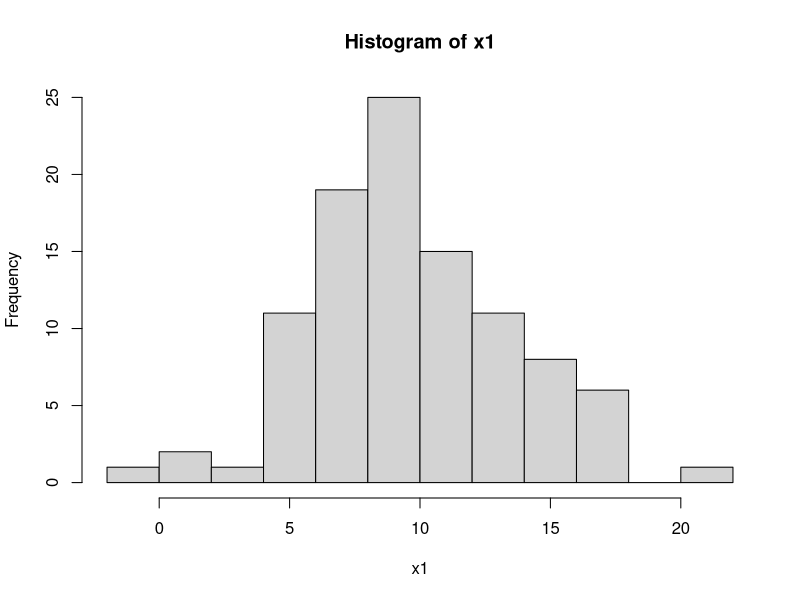
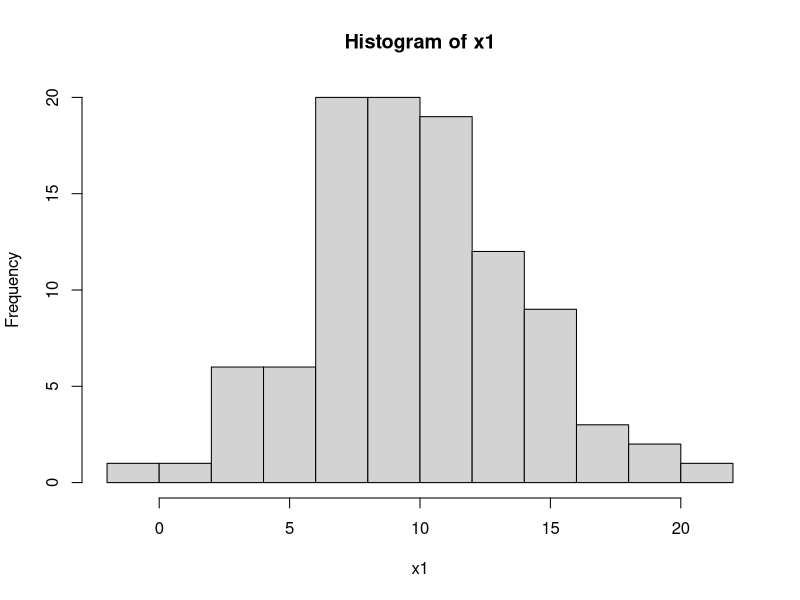

These charts were generated, in order, by the following R code:
## ---- chunk 1
knitr::opts_chunk$set(echo = TRUE)
## ---- chunk 2
x1 <- rnorm(100, mean = 10, sd = 4)
x2 <- rexp(100, rate=5)
hist(x1)
## ---- chunk 3
x1 <- rnorm(100, mean = 10, sd = 4)
x2 <- rexp(100, rate=5)
hist(x1)
